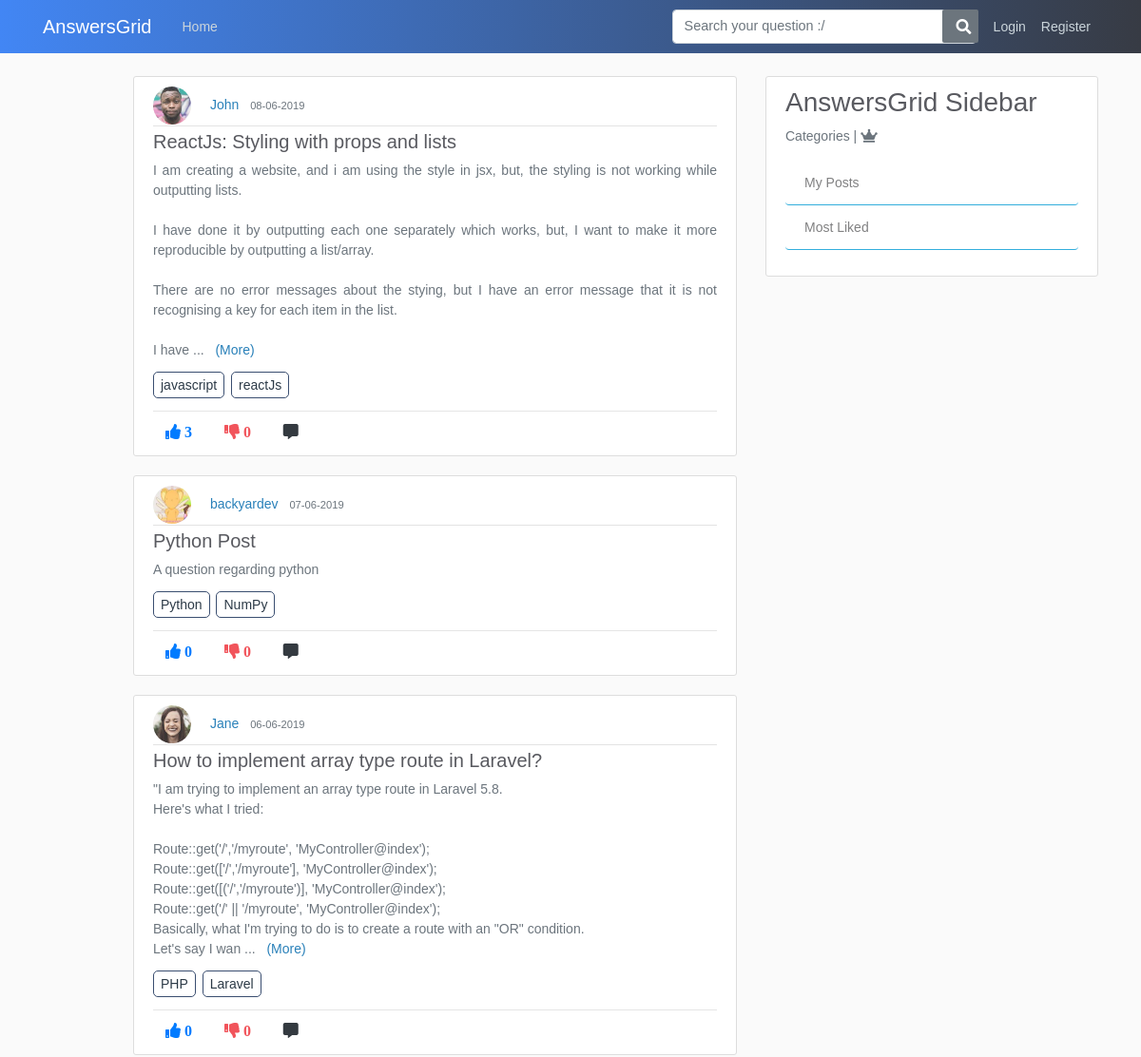
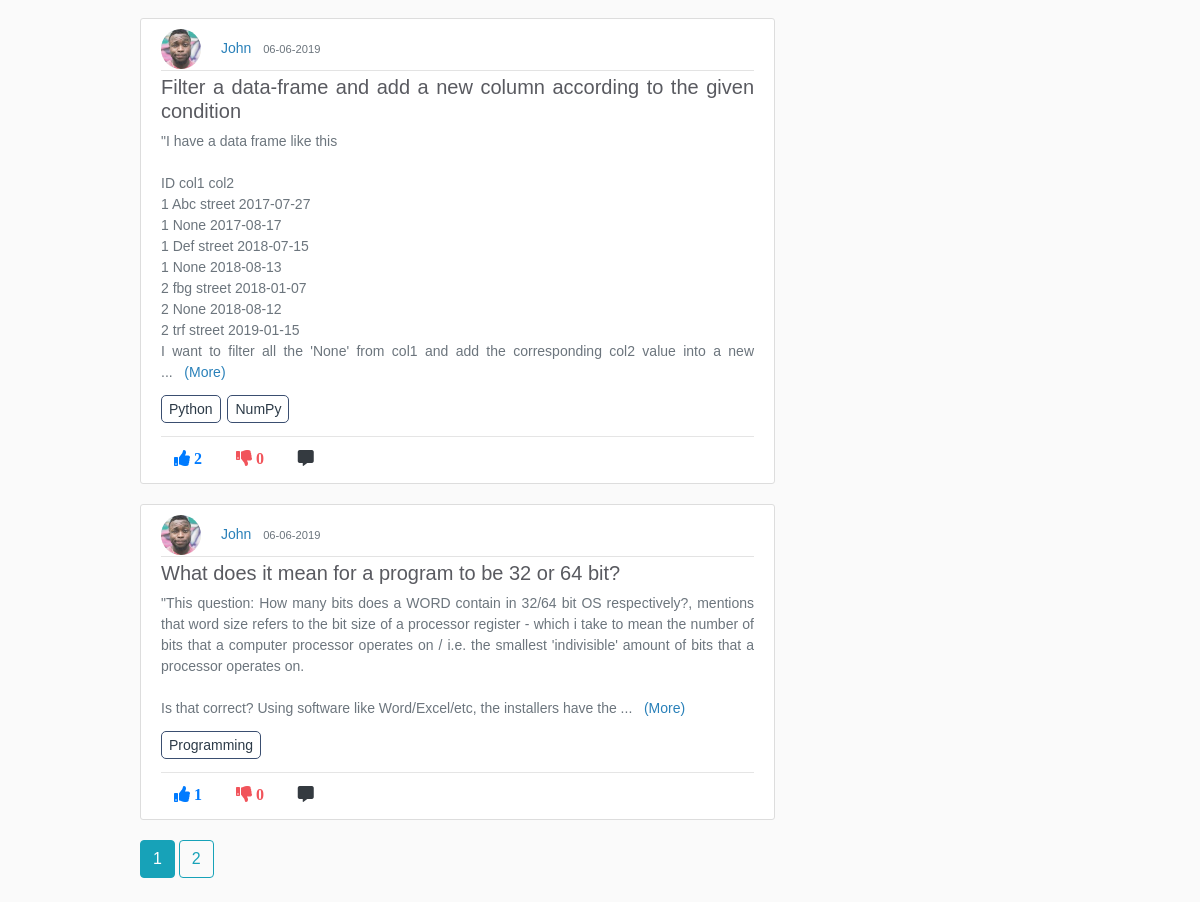
The page /home on the database its author committed (2 pictures, top to bottom).
### application/models.py (models this page shows, shortened)
class Post(db.Model):
    id = db.Column(db.Integer, primary_key=True)
    title = db.Column(db.String(100), nullable=False)
    content = db.Column(db.Text, nullable=False)
    date_posted = db.Column(db.DateTime, nullable=False, default=datetime.utcnow)
    like_count = db.Column(db.Integer, nullable=False, default=0)
    dislike_count = db.Column(db.Integer, nullable=False, default=0)
    user_id = db.Column(db.Integer, db.ForeignKey('user.id'), nullable=False)
    comments = db.relationship('Comment', backref='commentOnPost', lazy=True)
    answers = db.relationship('Answer', backref='answerOnPost', lazy=True)
    favourites = db.relationship('Favourite', backref='favour_post', lazy=True)

class User(db.Model, UserMixin):
    id = db.Column(db.Integer, primary_key=True)
    username = db.Column(db.String(20), unique=True, nullable=False)
    email = db.Column(db.String(120), unique=True, nullable=False)
    image_file = db.Column(db.String(20), nullable=False, default='default.jpg')
    password = db.Column(db.String(60), nullable=False)
    posts = db.relationship('Post', backref='author', lazy=True)
    answers = db.relationship('Answer', backref="author", lazy=True)
    comments = db.relationship('Comment', backref='author', lazy=True)
    answercomments = db.relationship('AnswerComment', backref='author', lazy=True)
    favourites = db.relationship('Favourite', backref='author', lazy=True)

class tagposts(db.Model):
    id = db.Column(db.Integer, primary_key=True, nullable=False)
    post_id = db.Column(db.Integer, db.ForeignKey('post.id'), nullable=False)
    tag_id = db.Column(db.Integer, db.ForeignKey('tags.tag_id'), nullable=False)

class Tags(db.Model):
    tag_id = db.Column(db.Integer, primary_key=True, nullable=False)
    tag_title = db.Column(db.String,nullable=False)

### application/routes.py (the view)
@app.route("/")
@app.route("/home")
def home():
    page = request.args.get('page',1,type=int)
    posts = Post.query.order_by(Post.date_posted.desc()).paginate(page=page, per_page=5)
    joinedTables = db.session.query(tagposts.post_id,tagposts.tag_id,Tags.tag_title,Post.title,Post.user_id,Post.like_count,Post.content).join(Tags).join(Post).all()
    recommended_items_default = []
    items = db.session.query(Post).order_by(Post.date_posted.desc()).all()
    if not items:
        recommended_items_default.clear()
    else:
        for x in items:
            recommended_items_default.append(x.id)
        print('default', recommended_items_default)
    if current_user.is_authenticated:
        print('in auth')
        uid = current_user.id
        print('uid: ', uid)
        furl = "http://mayankms02.pythonanywhere.com/api/sCLAzIJDKmi1SfWLeapXYA/data_delivery/tag_item"
        params = {"uid": uid}
        response = req.post(furl,params=params)
        if str(response) == '<Response [200]>':
            print(response.text)
            print('resp 200')
            recommended_items = json.loads(response.text)
            if not recommended_items:
                flash("No posts on the site, Add a post to start!", 'info')
                return redirect('/post/new')
            else:
                return render_template('home.html', posts=posts, joinedTables=joinedTables, recommended_items=recommended_items)
        else:
            print(response)
            return jsonify("error")
    else:
        return render_template('home.html', posts=posts, recommended_items=recommended_items_default, joinedTables=joinedTables)

### application/templates/home.html (shortened to what this page needs)
{% extends "layout.html" %}
{% block content %}
{% for x in recommended_items %}
{% for post in posts.items %}
{% if  post.id == x %}
<article class="media content-section">
    <div class="media-body">
        <img class="rounded-circle article-img" src="{{ url_for('static', filename='profile_pics/' + post.author.image_file) }}">
        <a class="mr-2" href="{{ url_for('user_posts', username=post.author.username) }}">{{ post.author.username }}</a>
        <small class="text-muted">{{ post.date_posted.strftime('%d-%m-%Y') }}</small>
        <div class="article-metadata">
        </div>
        <h5 class="text-justify"><a class="article-title" href="{{ url_for('comment_post', post_id=post.id) }}">{{ post.title }}</a></h5>
        <p class="article-content more text-justify text-muted">{{ post.content}}</p>
        {% for tag in joinedTables %}
        {% if post.id == tag[0] %}
        <a class="article-content tag-style text-justify" href="{{ url_for('tags', tag_title=tag.tag_title) }}">{{ tag.tag_title }}</a>
        {% endif %}
        {% endfor %}
        <hr>
        <div class="footRow">
            {% if current_user.is_authenticated %}
            <a><i class="fas fa-thumbs-up mr-1 btn upvote" id="/vote/{{post.id}}/{{current_user.id}}" onclick="contentDisp(this);">  {{ post.like_count }} </i></a>
            <a><i class="fas fa-thumbs-down mr-1 btn upvote" id="/downvote/{{post.id}}/{{current_user.id}}" onclick="contentDisp(this);" >  {{ post.dislike_count }} </i></a>
            <a href="{{url_for('comment_post', post_id=post.id)}}"><i class="fas fa-comment-alt mr-1 btn text-dark"></i></a>
            <a href="{{url_for('favourite_post', post_id=post.id)}}"><i class="fas fa-heart mr-1 btn"></i></a>
            <a href="https://twitter.com/share?ref_src=twsrc%5Etfw" class="twitter-share-button" data-show-count="false"></a>
            {% else %}
            <a href="{{url_for('login')}}"><i class="fas fa-thumbs-up mr-1 btn text-primary upvote"> {{ post.like_count }}</i></a>
            <a href="{{url_for('login')}}"><i class="fas fa-thumbs-down mr-1 btn"> {{ post.dislike_count }} </i></a>
            <a href="{{url_for('comment_post', post_id=post.id)}}"><i class="fas fa-comment-alt mr-1 btn text-dark"></i></a> {% endif %}
        </div>
    </div>
</article>
{% endif %}
{% endfor %}
{% endfor %}
{% for page_num in posts.iter_pages(left_edge=1, right_edge=1, left_current=1, right_current=2) %}
{% if page_num %}
  {% if posts.page == page_num %}
    <a class="btn btn-info mb-4" href="{{ url_for('home', page=page_num) }}">{{ page_num }}</a>
  {% else %}
    <a class="btn btn-outline-info mb-4" href="{{ url_for('home', page=page_num) }}">{{ page_num }}</a>
  {% endif %}
{% else %}
...
{% endif %}
{% endfor %}
{% endblock content %}

### application/static/main.css (style rules this page uses)
body { background: #fafafa; color: #333333; margin-top: 5rem; }
h1, h2, h3, h4, h5, h6 { color: #444444; }
.content-section { background: #ffffff; padding: 10px 20px; border: 1px solid #dddddd; border-radius: 3px; margin-bottom: 20px; }
.article-title { color: #444444; }
.article-content { white-space: pre-line; }
.article-img { height: 40px; width: 40px; margin-right: 16px; }
.article-metadata { padding-bottom: 1px; margin-bottom: 4px; border-bottom: 1px solid #e3e3e3 }

### application/templates/layout.html (style rules this page uses)
body { color: #2e2626; margin-top: 5rem; font-size: 14px; font-weight: unset; line-height: 1.5; font-family: Arial; }
img { display: inline; }
.footRow { margin-top: -10px; }
.tag-style { margin-right: 3px; border: 1px solid #3a4e70; padding: 5px 7px; border-radius: 5px; color: #2C3A47 }
a { color: #2980b9; }
.fa-thumbs-up { color: #4286f4; }
.fa-thumbs-down { color: #f1545b }
.article-title { color: #595a60; }

### rows shown on the page
Post: image_file (picture), author.username "John", date_posted "08-06-2019", title "ReactJs: Styling with props and lists", content "I am creating a website, and i am using the style in jsx, but, the styling is not working while outputting lists. I have done it by outputting each one separately which works, but, I want to make it more reproducible by outputting a list/array. There are no error messages about the stying, but I have an error message that it is not recognising a key for each item in the list. I have", like_count "3", dislike_count "0"
tagposts: tag_title "javascript"
tagposts: tag_title "reactJs"
Post: image_file (picture), author.username "backyardev", date_posted "07-06-2019", title "Python Post", content "A question regarding python", like_count "0", dislike_count "0"
tagposts: tag_title "Python"
tagposts: tag_title "NumPy"
Post: image_file (picture), author.username "Jane", date_posted "06-06-2019", title "How to implement array type route in Laravel?", content "\"I am trying to implement an array type route in Laravel 5.8. Here's what I tried: Route::get('/','/myroute', 'MyController@index'); Route::get(['/','/myroute'], 'MyController@index'); Route::get([('/','/myroute')], 'MyController@index'); Route::get('/' || '/myroute', 'MyController@index'); Basically, what I'm trying to do is to create a route with an \"OR\" condition. Let's say I wan", like_count "0", dislike_count "0"
tagposts: tag_title "PHP"
tagposts: tag_title "Laravel"
Post: image_file (picture), author.username "John", date_posted "06-06-2019", title "Filter a data-frame and add a new column according to the given condition", content "\"I have a data frame like this ID col1 col2 1 Abc street 2017-07-27 1 None 2017-08-17 1 Def street 2018-07-15 1 None 2018-08-13 2 fbg street 2018-01-07 2 None 2018-08-12 2 trf street 2019-01-15 I want to filter all the 'None' from col1 and add the corresponding col2 value into a new", like_count "2", dislike_count "0"
tagposts: tag_title "Python"
tagposts: tag_title "NumPy"
Post: image_file (picture), author.username "John", date_posted "06-06-2019", title "What does it mean for a program to be 32 or 64 bit?", content "\"This question: How many bits does a WORD contain in 32/64 bit OS respectively?, mentions that word size refers to the bit size of a processor register - which i take to mean the number of bits that a computer processor operates on / i.e. the smallest 'indivisible' amount of bits that a processor operates on. Is that correct? Using software like Word/Excel/etc, the installers have the", like_count "1", dislike_count "0"
tagposts: tag_title "Programming"

### other values the page prints
{{ page_num }} "1"
{{ page_num }} "2"
